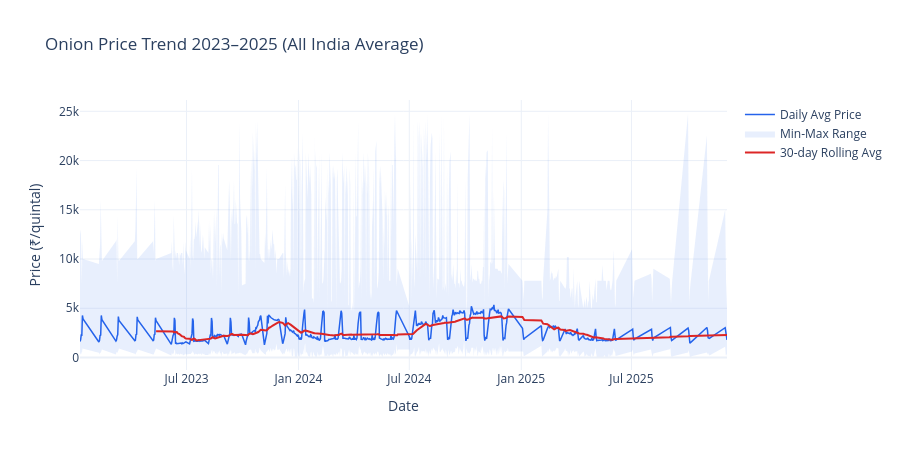

The code cell stored with this chart in its notebook:
### Markdown cell above
## 3. Temporal Trend

### Code cell
# Daily national average
daily = raw_df.groupby('date')['modal_price'].agg(['mean','min','max']).reset_index()
daily.columns = ['date','mean_price','min_price','max_price']

fig = go.Figure()
fig.add_trace(go.Scatter(
    x=daily['date'], y=daily['mean_price'],
    mode='lines', name='Daily Avg Price',
    line=dict(color='#2563EB', width=1.5)
))
fig.add_trace(go.Scatter(
    x=pd.concat([daily['date'], daily['date'][::-1]]),
    y=pd.concat([daily['max_price'], daily['min_price'][::-1]]),
    fill='toself', fillcolor='rgba(37,99,235,0.1)',
    line=dict(color='rgba(255,255,255,0)'), name='Min-Max Range'
))

# Add 30-day rolling average
daily['rolling_30d'] = daily['mean_price'].rolling(30).mean()
fig.add_trace(go.Scatter(
    x=daily['date'], y=daily['rolling_30d'],
    mode='lines', name='30-day Rolling Avg',
    line=dict(color='#DC2626', width=2)
))

fig.update_layout(
    title='Onion Price Trend 2023–2025 (All India Average)',
    xaxis_title='Date', yaxis_title='Price (₹/quintal)',
    hovermode='x unified', template='plotly_white', height=450
)
fig.show()
fig.write_html('../docs/eda_price_trend.html')
print('Saved interactive chart to docs/eda_price_trend.html')

### Figure 1 — Plotly figure (JSON) as saved in the notebook; plotly's stock layout.template omitted (floating-point values rounded to 4 significant figures; data arrays with more than 128 entries replaced by an {"elided": "..."} marker saying what was removed)
{"data": [{"line": {"color": "#2563EB", "width": 1.5}, "mode": "lines", "name": "Daily Avg Price", "type": "scatter", "x": {"elided": "647 str values"}, "y": {"elided": "647 float values"}}, {"fill": "toself", "fillcolor": "rgba(37,99,235,0.1)", "line": {"color": "rgba(255,255,255,0)"}, "name": "Min-Max Range", "type": "scatter", "x": {"elided": "1294 str values"}, "y": {"elided": "1294 float values"}}, {"line": {"color": "#DC2626", "width": 2}, "mode": "lines", "name": "30-day Rolling Avg", "type": "scatter", "x": {"elided": "647 str values"}, "y": {"elided": "647 float values"}}], "layout": {"height": 450, "hovermode": "x unified", "title": {"text": "Onion Price Trend 2023–2025 (All India Average)"}, "xaxis": {"title": {"text": "Date"}}, "yaxis": {"title": {"text": "Price (₹/quintal)"}}}}
